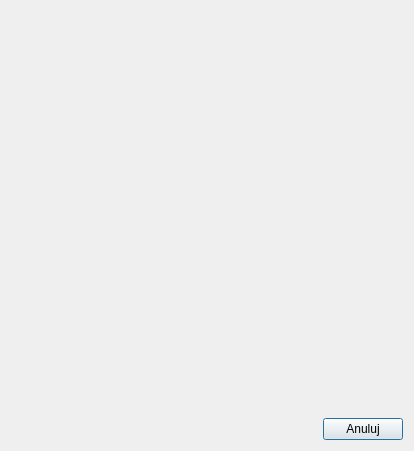
<?xml version="1.0" encoding="UTF-8"?>
<ui version="4.0">
 <class>CustomerSelection</class>
 <widget class="QDialog" name="CustomerSelection">
  <property name="geometry">
   <rect>
    <x>0</x>
    <y>0</y>
    <width>414</width>
    <height>451</height>
   </rect>
  </property>
  <property name="windowTitle">
   <string>Wyszikwanie klienta</string>
  </property>
  <layout class="QVBoxLayout" name="verticalLayout">
   <item>
    <widget class="QWidget" name="widget" native="true">
     <property name="sizePolicy">
      <sizepolicy hsizetype="Expanding" vsizetype="Expanding">
       <horstretch>0</horstretch>
       <verstretch>0</verstretch>
      </sizepolicy>
     </property>
    </widget>
   </item>
   <item>
    <layout class="QHBoxLayout" name="horizontalLayout">
     <item>
      <spacer name="horizontalSpacer">
       <property name="orientation">
        <enum>Qt::Horizontal</enum>
       </property>
       <property name="sizeHint" stdset="0">
        <size>
         <width>40</width>
         <height>20</height>
        </size>
       </property>
      </spacer>
     </item>
     <item>
      <widget class="QPushButton" name="pushButton_exit">
       <property name="text">
        <string>Anuluj</string>
       </property>
      </widget>
     </item>
    </layout>
   </item>
  </layout>
 </widget>
 <resources/>
 <connections/>
</ui>
